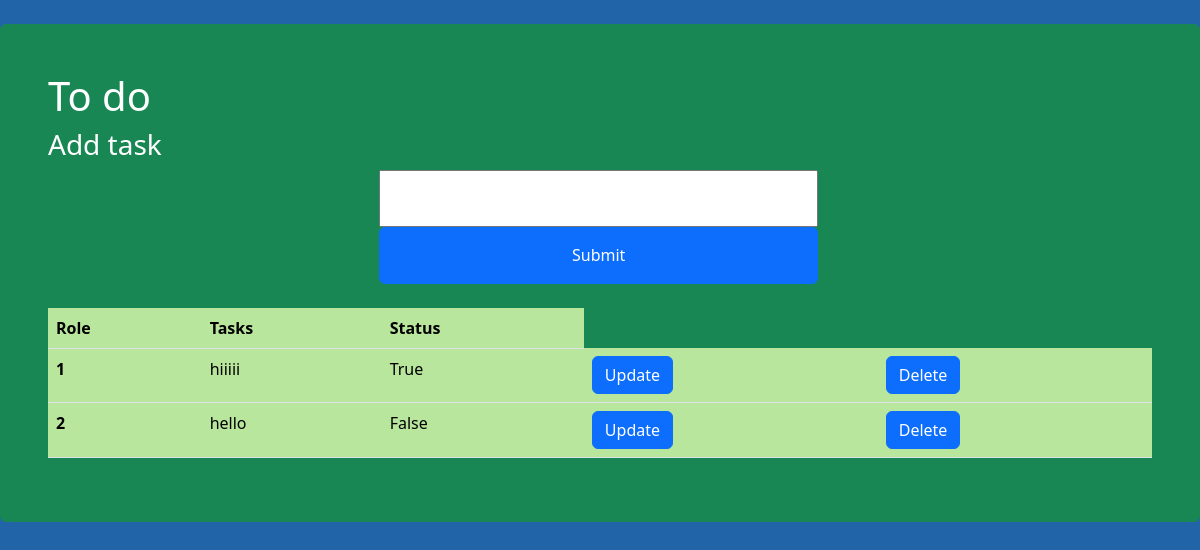
The app's page /, older data.
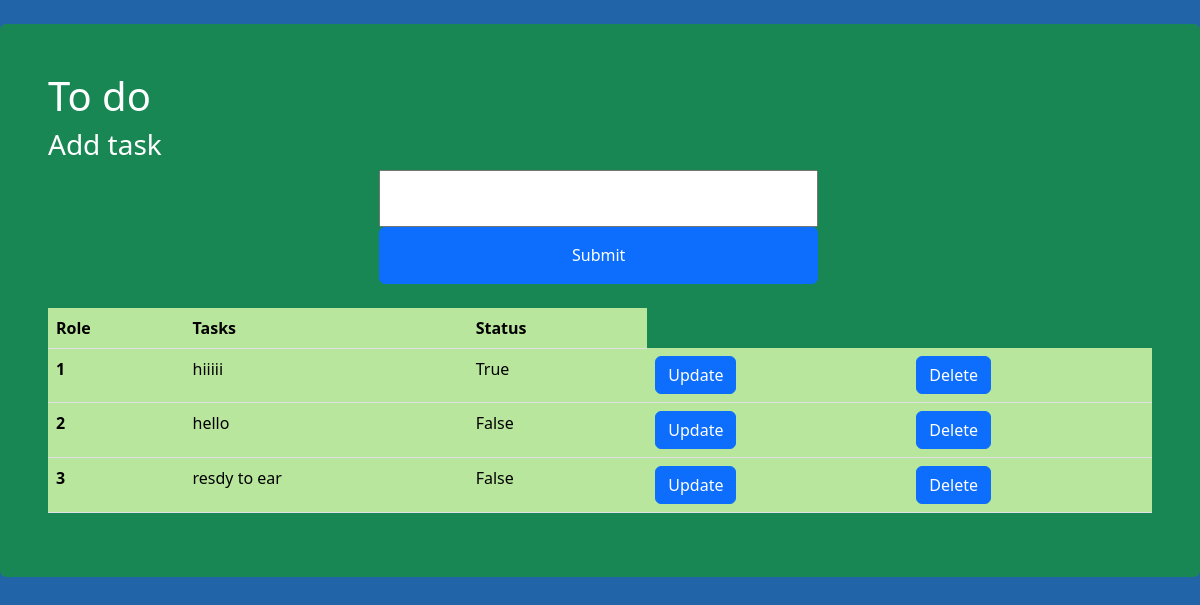
The same page, newer data.
### todoapp/models.py (models this page shows, shortened)
class Task(models.Model):
    title = models.CharField(max_length = 200)
    complete = models.BooleanField(default=False)
    created = models.DateTimeField(auto_now_add=True)

### todoapp/views.py (the view)
# urls.py: 2. Add a URL to urlpatterns:  path('', views.home, name='home')
def home(request):
    task = Task.objects.all()
    form = Taskform()
    if request.method == 'POST':
        form = Taskform(request.POST)
        if form.is_valid():
            form.save()
            return redirect('/')
    params = {'task':task,'form':form}
    return render(request,'home.html',params)

### todoapp/forms.py
class Taskform(forms.ModelForm):
    class Meta:
        model = Task
        fields = '__all__'

### todoapp/templates/home.html (shortened to what this page needs)
<!doctype html>
<html lang="en">
  <head>
    <link href="https://cdn.jsdelivr.net/npm/bootstrap@5.3.3/dist/css/bootstrap.min.css" rel="stylesheet">
  </head>
  <body>
    <div class="mt-4 p-5 bg-success text-white rounded">
        <marquee direction="left" behavior="alternate" >
            <h1>To do</h1>
            </marquee>
    <marquee direction="right" behavior="alternate" >
        <h3>Add task</h3>
        </marquee>
    <form method="post" action="/">
        {{form.title}}
        <input class="btn btn-primary" type="submit" name="Create Task">
    </form><br>
    <table class="table">
        <thead>
          <tr>
            <th scope="col">Role</th>
            <th scope="col">Tasks</th>
            <th scope="col">Status</th>
          </tr>
          {%for task in task%}
        </thead>
        <tbody>
          <tr>
            <th scope="row">{{forloop.counter}}</th>
            <td>{{task.title}}</td>
            <td>{{task.complete}}</td>
            <td><a class="btn btn-primary" href="{% url 'update_task' task.id %}">Update</a></td>
            <td><a class="btn btn-primary" href="{% url 'remove' task.id %}">Delete</a></td>
          </tr>
          {%endfor%}
        </tbody>
      </table>
</div>
  </body>
</html>

### todoapp/templates/home.html (style rules this page uses)
.table>:not(caption)>*>* { background-color: #b8e69c; }
body { background-color: #2264a8; }
input { height: 57px; width: 439px; text-align: center; margin-left: 30%; }

Row changes from the older to the newer data that the page shows:
added Task: title "resdy to ear", complete "False"
